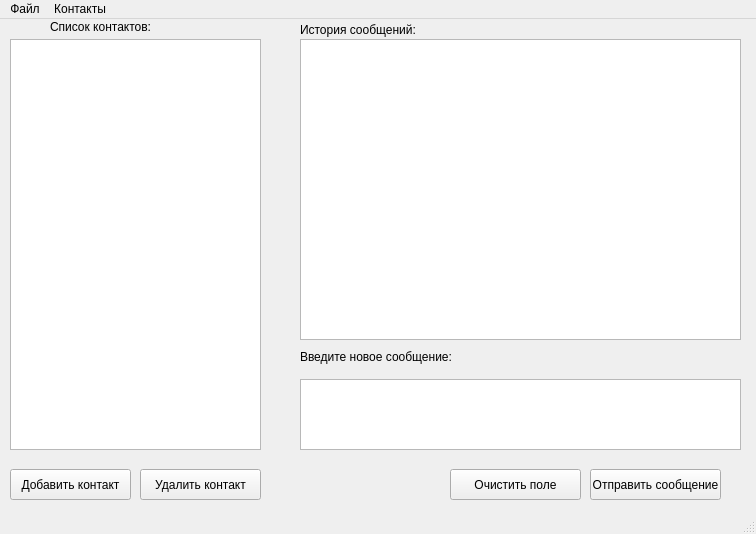
<?xml version="1.0" encoding="UTF-8"?>
<ui version="4.0">
 <class>MainClientWindow</class>
 <widget class="QMainWindow" name="MainClientWindow">
  <property name="geometry">
   <rect>
    <x>0</x>
    <y>0</y>
    <width>756</width>
    <height>534</height>
   </rect>
  </property>
  <property name="minimumSize">
   <size>
    <width>756</width>
    <height>534</height>
   </size>
  </property>
  <property name="windowTitle">
   <string>Чат Программа alpha release</string>
  </property>
  <widget class="QWidget" name="centralwidget">
   <widget class="QLabel" name="label_contacts">
    <property name="geometry">
     <rect>
      <x>50</x>
      <y>0</y>
      <width>120</width>
      <height>16</height>
     </rect>
    </property>
    <property name="text">
     <string>Список контактов:</string>
    </property>
   </widget>
   <widget class="QPushButton" name="btn_add_contact">
    <property name="geometry">
     <rect>
      <x>10</x>
      <y>450</y>
      <width>121</width>
      <height>31</height>
     </rect>
    </property>
    <property name="text">
     <string>Добавить контакт</string>
    </property>
   </widget>
   <widget class="QPushButton" name="btn_remove_contact">
    <property name="geometry">
     <rect>
      <x>140</x>
      <y>450</y>
      <width>121</width>
      <height>31</height>
     </rect>
    </property>
    <property name="text">
     <string>Удалить контакт</string>
    </property>
   </widget>
   <widget class="QLabel" name="label_history">
    <property name="geometry">
     <rect>
      <x>300</x>
      <y>0</y>
      <width>391</width>
      <height>21</height>
     </rect>
    </property>
    <property name="text">
     <string>История сообщений:</string>
    </property>
   </widget>
   <widget class="QTextEdit" name="text_message">
    <property name="geometry">
     <rect>
      <x>300</x>
      <y>360</y>
      <width>441</width>
      <height>71</height>
     </rect>
    </property>
   </widget>
   <widget class="QLabel" name="label_new_message">
    <property name="geometry">
     <rect>
      <x>300</x>
      <y>330</y>
      <width>171</width>
      <height>16</height>
     </rect>
    </property>
    <property name="text">
     <string>Введите новое сообщение:</string>
    </property>
   </widget>
   <widget class="QListView" name="list_contacts">
    <property name="geometry">
     <rect>
      <x>10</x>
      <y>20</y>
      <width>251</width>
      <height>411</height>
     </rect>
    </property>
   </widget>
   <widget class="QListView" name="list_messages">
    <property name="geometry">
     <rect>
      <x>300</x>
      <y>20</y>
      <width>441</width>
      <height>301</height>
     </rect>
    </property>
   </widget>
   <widget class="QPushButton" name="btn_send">
    <property name="geometry">
     <rect>
      <x>590</x>
      <y>450</y>
      <width>131</width>
      <height>31</height>
     </rect>
    </property>
    <property name="text">
     <string>Отправить сообщение</string>
    </property>
   </widget>
   <widget class="QPushButton" name="btn_clear">
    <property name="geometry">
     <rect>
      <x>450</x>
      <y>450</y>
      <width>131</width>
      <height>31</height>
     </rect>
    </property>
    <property name="text">
     <string>Очистить поле</string>
    </property>
   </widget>
  </widget>
  <widget class="QMenuBar" name="menubar">
   <property name="geometry">
    <rect>
     <x>0</x>
     <y>0</y>
     <width>756</width>
     <height>21</height>
    </rect>
   </property>
   <widget class="QMenu" name="menu">
    <property name="title">
     <string>Файл</string>
    </property>
    <addaction name="menu_exit"/>
   </widget>
   <widget class="QMenu" name="menu_2">
    <property name="title">
     <string>Контакты</string>
    </property>
    <addaction name="menu_add_contact"/>
    <addaction name="menu_del_contact"/>
    <addaction name="separator"/>
   </widget>
   <addaction name="menu"/>
   <addaction name="menu_2"/>
  </widget>
  <widget class="QStatusBar" name="statusBar"/>
  <action name="menu_exit">
   <property name="text">
    <string>Выход</string>
   </property>
  </action>
  <action name="menu_add_contact">
   <property name="text">
    <string>Добавить контакт</string>
   </property>
  </action>
  <action name="menu_del_contact">
   <property name="text">
    <string>Удалить контакт</string>
   </property>
  </action>
 </widget>
 <resources/>
 <connections>
  <connection>
   <sender>btn_clear</sender>
   <signal>clicked()</signal>
   <receiver>text_message</receiver>
   <slot>clear()</slot>
   <hints>
    <hint type="sourcelabel">
     <x>541</x>
     <y>481</y>
    </hint>
    <hint type="destinationlabel">
     <x>547</x>
     <y>416</y>
    </hint>
   </hints>
  </connection>
 </connections>
</ui>
